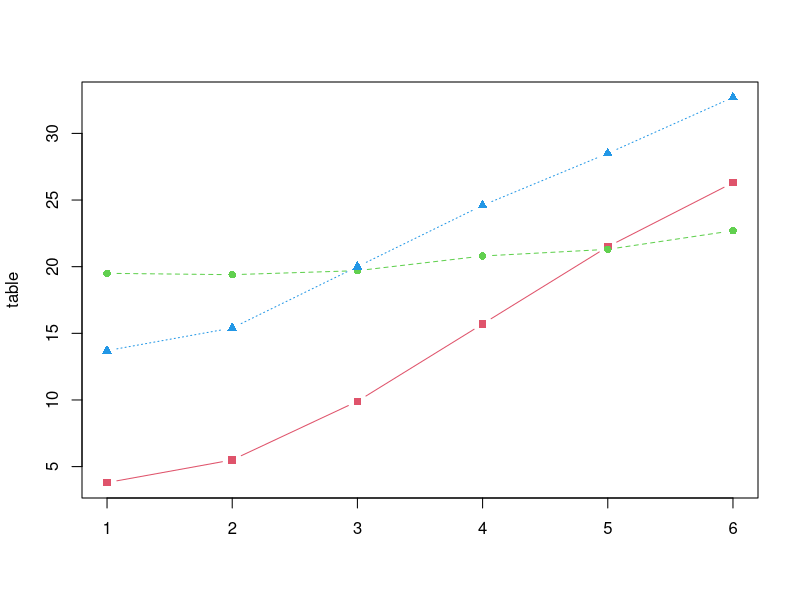

The R source for this figure:
ny <- c(3.8,5.5,9.9,15.7,21.5,26.3)
la <- c(19.5,19.4,19.7,20.8,21.3,22.7)
fw <- c(13.7,15.4,20.0,24.6,28.5,32.7)

table <- cbind(ny,la,fw)
print(table)
#create graphic visualization of the data
matplot(table,type="b",pch = 15:17,col=2:4)

